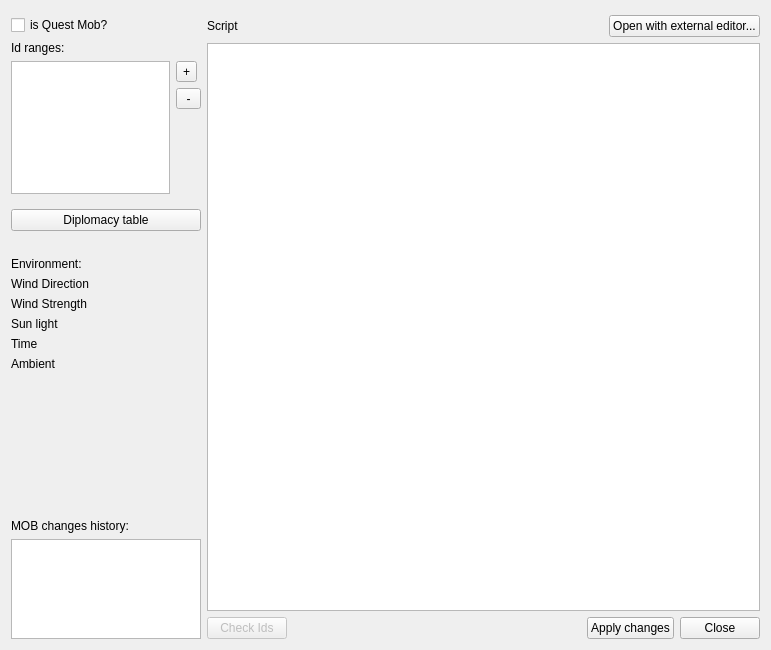
<?xml version="1.0" encoding="UTF-8"?>
<ui version="4.0">
 <class>CMobParameters</class>
 <widget class="QWidget" name="CMobParameters">
  <property name="geometry">
   <rect>
    <x>0</x>
    <y>0</y>
    <width>771</width>
    <height>650</height>
   </rect>
  </property>
  <property name="windowTitle">
   <string>Form</string>
  </property>
  <layout class="QHBoxLayout" name="horizontalLayout_4" stretch="1,10">
   <property name="sizeConstraint">
    <enum>QLayout::SetDefaultConstraint</enum>
   </property>
   <property name="topMargin">
    <number>15</number>
   </property>
   <item>
    <layout class="QVBoxLayout" name="verticalLayout_3">
     <property name="bottomMargin">
      <number>0</number>
     </property>
     <item>
      <widget class="QCheckBox" name="isPrimaryBox">
       <property name="sizePolicy">
        <sizepolicy hsizetype="Fixed" vsizetype="Fixed">
         <horstretch>0</horstretch>
         <verstretch>0</verstretch>
        </sizepolicy>
       </property>
       <property name="text">
        <string>is Quest Mob?</string>
       </property>
      </widget>
     </item>
     <item>
      <widget class="QLabel" name="rangesLabel">
       <property name="sizePolicy">
        <sizepolicy hsizetype="Preferred" vsizetype="Preferred">
         <horstretch>0</horstretch>
         <verstretch>0</verstretch>
        </sizepolicy>
       </property>
       <property name="minimumSize">
        <size>
         <width>190</width>
         <height>0</height>
        </size>
       </property>
       <property name="text">
        <string>Id ranges:</string>
       </property>
      </widget>
     </item>
     <item>
      <layout class="QHBoxLayout" name="horizontalLayout">
       <item>
        <widget class="QListWidget" name="listRanges">
         <property name="sizePolicy">
          <sizepolicy hsizetype="Preferred" vsizetype="Ignored">
           <horstretch>0</horstretch>
           <verstretch>0</verstretch>
          </sizepolicy>
         </property>
         <property name="minimumSize">
          <size>
           <width>0</width>
           <height>120</height>
          </size>
         </property>
         <property name="maximumSize">
          <size>
           <width>10000</width>
           <height>10000</height>
          </size>
         </property>
         <property name="autoScrollMargin">
          <number>16</number>
         </property>
         <property name="resizeMode">
          <enum>QListView::Fixed</enum>
         </property>
         <property name="modelColumn">
          <number>0</number>
         </property>
         <property name="currentRow">
          <number>-1</number>
         </property>
        </widget>
       </item>
       <item>
        <layout class="QVBoxLayout" name="verticalLayout">
         <property name="rightMargin">
          <number>0</number>
         </property>
         <item>
          <widget class="QToolButton" name="button_plusRanges">
           <property name="text">
            <string>+</string>
           </property>
          </widget>
         </item>
         <item>
          <widget class="QToolButton" name="button_minusRanges">
           <property name="text">
            <string> - </string>
           </property>
          </widget>
         </item>
         <item>
          <spacer name="verticalSpacer">
           <property name="orientation">
            <enum>Qt::Vertical</enum>
           </property>
           <property name="sizeHint" stdset="0">
            <size>
             <width>20</width>
             <height>40</height>
            </size>
           </property>
          </spacer>
         </item>
        </layout>
       </item>
      </layout>
     </item>
     <item>
      <widget class="QWidget" name="baseMobParamWidget" native="true">
       <property name="sizePolicy">
        <sizepolicy hsizetype="Minimum" vsizetype="Minimum">
         <horstretch>0</horstretch>
         <verstretch>0</verstretch>
        </sizepolicy>
       </property>
       <property name="minimumSize">
        <size>
         <width>0</width>
         <height>0</height>
        </size>
       </property>
       <property name="maximumSize">
        <size>
         <width>10000</width>
         <height>10000</height>
        </size>
       </property>
       <layout class="QVBoxLayout" name="verticalLayout_2">
        <property name="leftMargin">
         <number>0</number>
        </property>
        <property name="rightMargin">
         <number>0</number>
        </property>
        <item>
         <widget class="QPushButton" name="diplomacyButton">
          <property name="text">
           <string>Diplomacy table</string>
          </property>
         </widget>
        </item>
        <item>
         <spacer name="horizontalSpacer">
          <property name="orientation">
           <enum>Qt::Horizontal</enum>
          </property>
          <property name="sizeHint" stdset="0">
           <size>
            <width>40</width>
            <height>20</height>
           </size>
          </property>
         </spacer>
        </item>
        <item>
         <layout class="QFormLayout" name="formLayout_2">
          <property name="horizontalSpacing">
           <number>6</number>
          </property>
          <property name="verticalSpacing">
           <number>6</number>
          </property>
          <item row="1" column="0">
           <widget class="QLabel" name="windDir">
            <property name="text">
             <string>Wind Direction</string>
            </property>
           </widget>
          </item>
          <item row="2" column="0">
           <widget class="QLabel" name="windStr">
            <property name="text">
             <string>Wind Strength</string>
            </property>
           </widget>
          </item>
          <item row="3" column="0">
           <widget class="QLabel" name="sunLight">
            <property name="text">
             <string>Sun light</string>
            </property>
           </widget>
          </item>
          <item row="0" column="0" colspan="2">
           <widget class="QLabel" name="labelEnv">
            <property name="text">
             <string>Environment:</string>
            </property>
           </widget>
          </item>
          <item row="4" column="0">
           <widget class="QLabel" name="time">
            <property name="text">
             <string>Time</string>
            </property>
           </widget>
          </item>
          <item row="5" column="0">
           <widget class="QLabel" name="ambient">
            <property name="text">
             <string>Ambient</string>
            </property>
           </widget>
          </item>
         </layout>
        </item>
       </layout>
      </widget>
     </item>
     <item>
      <spacer name="verticalSpacer_2">
       <property name="orientation">
        <enum>Qt::Vertical</enum>
       </property>
       <property name="sizeHint" stdset="0">
        <size>
         <width>20</width>
         <height>40</height>
        </size>
       </property>
      </spacer>
     </item>
     <item>
      <widget class="QLabel" name="historyLabel">
       <property name="text">
        <string>MOB changes history:</string>
       </property>
      </widget>
     </item>
     <item>
      <widget class="QUndoView" name="undoViewMob">
       <property name="maximumSize">
        <size>
         <width>16777215</width>
         <height>100</height>
        </size>
       </property>
      </widget>
     </item>
    </layout>
   </item>
   <item>
    <layout class="QVBoxLayout" name="verticalLayout_4">
     <item>
      <layout class="QHBoxLayout" name="horizontalLayout_3">
       <item>
        <widget class="QLabel" name="scriptLabel">
         <property name="text">
          <string>Script</string>
         </property>
        </widget>
       </item>
       <item>
        <spacer name="horizontalSpacer_3">
         <property name="orientation">
          <enum>Qt::Horizontal</enum>
         </property>
         <property name="sizeHint" stdset="0">
          <size>
           <width>40</width>
           <height>20</height>
          </size>
         </property>
        </spacer>
       </item>
       <item>
        <widget class="QPushButton" name="pushButtonOpenExtEditor">
         <property name="enabled">
          <bool>true</bool>
         </property>
         <property name="text">
          <string>Open with external editor...</string>
         </property>
        </widget>
       </item>
      </layout>
     </item>
     <item>
      <widget class="CScriptEditor" name="plainTextEdit"/>
     </item>
     <item>
      <layout class="QHBoxLayout" name="horizontalLayout_2">
       <item>
        <widget class="QPushButton" name="pushCheck">
         <property name="enabled">
          <bool>false</bool>
         </property>
         <property name="text">
          <string>Check Ids</string>
         </property>
        </widget>
       </item>
       <item>
        <spacer name="horizontalSpacer_2">
         <property name="orientation">
          <enum>Qt::Horizontal</enum>
         </property>
         <property name="sizeHint" stdset="0">
          <size>
           <width>40</width>
           <height>20</height>
          </size>
         </property>
        </spacer>
       </item>
       <item>
        <widget class="QPushButton" name="pushApply">
         <property name="text">
          <string>Apply changes</string>
         </property>
        </widget>
       </item>
       <item>
        <widget class="QPushButton" name="pushCancel">
         <property name="text">
          <string>Close</string>
         </property>
        </widget>
       </item>
      </layout>
     </item>
    </layout>
   </item>
  </layout>
 </widget>
 <customwidgets>
  <customwidget>
   <class>CScriptEditor</class>
   <extends>QPlainTextEdit</extends>
   <header>mob/script_editor.h</header>
  </customwidget>
 </customwidgets>
 <resources/>
 <connections/>
</ui>
